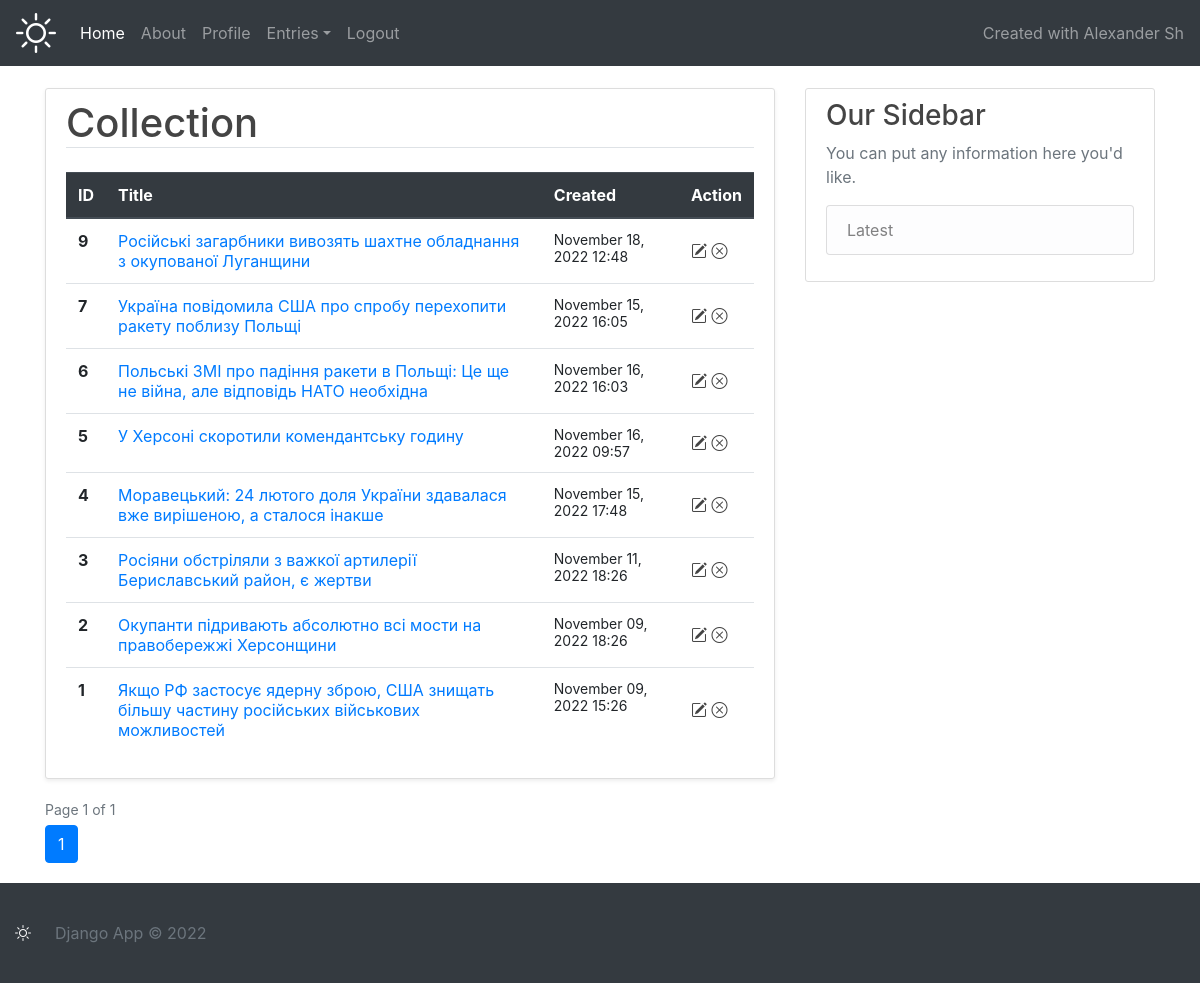
Screenshot of /accounts/content/collection/ (signed in) with the database file from the repository.
### content/models.py (models this page shows)
class Entry(models.Model):
    title = models.CharField(max_length=100)
    content = models.TextField()
    user_id = models.IntegerField(null=False)
    created_at = models.DateTimeField(default=timezone.now)
    updated_at = models.DateTimeField(default=timezone.now)
    class Meta:
        db_table = "base_entry"

### content/views.py (the view)
# urls.py: path('accounts/content/collection/', views.collection, name='collection-entries'),
@login_required
def collection(request):
    entries = Entry.objects.filter(user_id=request.user.id).order_by('-id')
    paginator = Paginator(entries, 20)
    page = request.GET.get('page')
    context = paginator.get_page(page)
    return render(request, 'content/collection.html', {
        'entries': context,
    })

### content/templates/content/collection.html (shortened to what this page needs)
{% extends "index.html" %}
{% block content %}
<div class="content-section shadow-sm">
    <h1 class="border-bottom mb-4">Collection</h1>
    <table class="table collection">
      <thead class="thead-dark">
        <tr>
          <th scope="col">ID</th>
          <th scope="col">Title</th>
          <th scope="col">Created</th>
          <th scope="col">Action</th>
        </tr>
      </thead>
      <tbody>
      {% for entry in entries %}
        <tr>
          <th scope="row">{{ entry.id }}</th>
          <td>
              <a target="_blank" href="{% url 'details' entry.id %}">{{ entry.title }}</a>
          </td>
          <td>
              <small>{{ entry.created_at|date:"F d, Y H:i" }}</small>
          </td>
          <td class="action">
              <a href="{% url 'change-entry' entry.id %}" title="Change"><i class="bi bi-pencil-square"></i></a>
              <a href="{% url 'destroy-entry' entry.id %}" title="Destroy"><i class="bi bi-x-circle"></i></a>
          </td>
        </tr>
      {% endfor %}
      </tbody>
    </table>
</div>
{% include 'pager.html' with entries=entries %}
{% endblock content %}

### base/static/css/main.css (style rules this page uses)
html { position: relative; min-height: 100%; }
body { color: #333; margin-bottom: 100px; }
h1, h2, h3, h4, h5, h6 { color: #444444; }
.content-section { background: #ffffff; padding: 10px 20px; border: 1px solid #ddd; border-radius: 3px; margin-bottom: 20px; }
.collection .action { vertical-align: middle; }
.collection .action a { color: #444; }

### rows the page displays
Entry: id "9", title "Російські загарбники вивозять шахтне обладнання з окупованої Луганщини", created_at "November 18, 2022 12:48"
Entry: id "7", title "Україна повідомила США про спробу перехопити ракету поблизу Польщі", created_at "November 15, 2022 16:05"
Entry: id "6", title "Польські ЗМІ про падіння ракети в Польщі: Це ще не війна, але відповідь НАТО необхідна", created_at "November 16, 2022 16:03"
Entry: id "5", title "У Херсоні скоротили комендантську годину", created_at "November 16, 2022 09:57"
Entry: id "4", title "Моравецький: 24 лютого доля України здавалася вже вирішеною, а сталося інакше", created_at "November 15, 2022 17:48"
Entry: id "3", title "Росіяни обстріляли з важкої артилерії Бериславський район, є жертви", created_at "November 11, 2022 18:26"
Entry: id "2", title "Окупанти підривають абсолютно всі мости на правобережжі Херсонщини", created_at "November 09, 2022 18:26"
Entry: id "1", title "Якщо РФ застосує ядерну зброю, США знищать більшу частину російських військових можливостей", created_at "November 09, 2022 15:26"

### other values shown
{{ entries.number }} "1"
{{ entries.paginator.num_pages }} "1"
{{ num }} "1"
